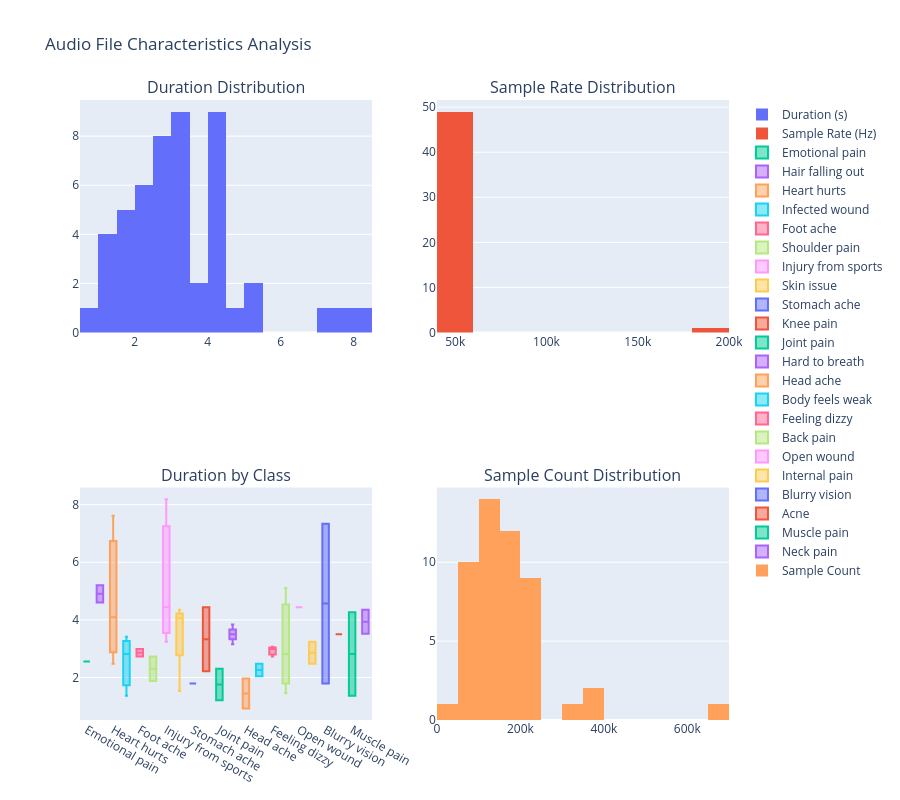

Notebook cell for this chart:
### Markdown cell above
### 2.3 Audio File Analysis

Let's analyze the characteristics of our audio files including duration, sample rate, and basic audio properties.

### Code cell
# Function to extract audio metadata
def get_audio_metadata(filename):
    """Extract basic metadata from audio file"""
    try:
        # Find the correct path for the audio file
        full_path = None
        for subdir in ['test', 'train', 'validate']:
            candidate_path = os.path.join(audio_base_path, subdir, filename)
            if os.path.exists(candidate_path):
                full_path = candidate_path
                break
        
        if full_path is None:
            return None
            
        y, sr = librosa.load(full_path, sr=None)
        duration = librosa.get_duration(y=y, sr=sr)
        return {
            'duration': duration,
            'sample_rate': sr,
            'samples': len(y),
            'channels': 1 if y.ndim == 1 else y.shape[0]
        }
    except Exception as e:
        print(f"Error processing {filename}: {e}")
        return None

# Analyze a sample of audio files (to avoid processing all files)
sample_size = min(50, len(df_clean))  # Analyze first 50 files or all if fewer
audio_metadata = []

print(f"Analyzing audio characteristics for {sample_size} files...")
for i, row in df_clean.head(sample_size).iterrows():
    filename = row['file_name']
    metadata = get_audio_metadata(filename)
    if metadata:
        metadata['file_name'] = filename
        metadata['intent'] = row['prompt']  # Use 'prompt' as the intent
        audio_metadata.append(metadata)
    
    if len(audio_metadata) % 10 == 0:
        print(f"Processed {len(audio_metadata)} files so far")

# Convert to DataFrame for analysis
audio_df = pd.DataFrame(audio_metadata)

if len(audio_df) > 0:
    print("\nAudio characteristics summary:")
    print(audio_df[['duration', 'sample_rate', 'samples']].describe())
    
    # Visualize audio duration distribution
    fig = make_subplots(rows=2, cols=2,
                        subplot_titles=('Duration Distribution', 'Sample Rate Distribution',
                                      'Duration by Class', 'Sample Count Distribution'))
    
    # Duration histogram
    fig.add_trace(go.Histogram(x=audio_df['duration'], nbinsx=20, name='Duration (s)'),
                  row=1, col=1)
    
    # Sample rate histogram
    fig.add_trace(go.Histogram(x=audio_df['sample_rate'], nbinsx=10, name='Sample Rate (Hz)'),
                  row=1, col=2)
    
    # Duration by class boxplot
    for intent in audio_df['intent'].unique():
        intent_data = audio_df[audio_df['intent'] == intent]
        fig.add_trace(go.Box(y=intent_data['duration'], name=intent),
                      row=2, col=1)
    
    # Sample count histogram
    fig.add_trace(go.Histogram(x=audio_df['samples'], nbinsx=20, name='Sample Count'),
                  row=2, col=2)
    
    fig.update_layout(height=800, title_text="Audio File Characteristics Analysis")
    fig.show()
    
    print(f"\nSample rate distribution:")
    print(audio_df['sample_rate'].value_counts())
else:
    print("No audio files could be processed for metadata extraction.")

### Figure 1 — Plotly figure (JSON) as saved in the notebook; plotly's stock layout.template omitted (floating-point values rounded to 4 significant figures)
{"data": [{"name": "Duration (s)", "nbinsx": 20, "type": "histogram", "x": [2.56, 4.608, 4.096, 3.413, 2.816, 2.987, 2.731, 8.192, 4.096, 2.731, 1.792, 2.219, 7.616, 1.207, 2.475, 3.499, 3.499, 0.9288, 3.243, 4.352, 2.475, 2.987, 1.451, 4.437, 2.816, 1.963, 1.536, 2.475, 2.048, 1.792, 5.108, 7.339, 3.499, 3.499, 3.157, 4.267, 4.437, 2.304, 1.365, 4.437, 4.011, 1.877, 2.731, 5.201, 4.352, 1.365, 3.84, 3.065, 3.52, 3.243], "xaxis": "x", "yaxis": "y"}, {"name": "Sample Rate (Hz)", "nbinsx": 10, "type": "histogram", "x": [48000, 48000, 48000, 48000, 48000, 48000, 48000, 48000, 48000, 48000, 48000, 48000, 44100, 44100, 48000, 48000, 48000, 44100, 48000, 48000, 48000, 48000, 48000, 48000, 48000, 48000, 48000, 48000, 48000, 48000, 44100, 48000, 48000, 48000, 48000, 48000, 48000, 48000, 48000, 48000, 48000, 48000, 48000, 44100, 48000, 48000, 48000, 44100, 192000, 48000], "xaxis": "x2", "yaxis": "y2"}, {"name": "Emotional pain", "type": "box", "xaxis": "x3", "y": [2.56], "yaxis": "y3"}, {"name": "Hair falling out", "type": "box", "xaxis": "x3", "y": [4.608, 5.201], "yaxis": "y3"}, {"name": "Heart hurts", "type": "box", "xaxis": "x3", "y": [4.096, 7.616, 2.475], "yaxis": "y3"}, {"name": "Infected wound", "type": "box", "xaxis": "x3", "y": [3.413, 2.816, 1.365], "yaxis": "y3"}, {"name": "Foot ache", "type": "box", "xaxis": "x3", "y": [2.987, 2.731], "yaxis": "y3"}, {"name": "Shoulder pain", "type": "box", "xaxis": "x3", "y": [2.731, 1.877], "yaxis": "y3"}, {"name": "Injury from sports", "type": "box", "xaxis": "x3", "y": [8.192, 3.243, 4.437], "yaxis": "y3"}, {"name": "Skin issue", "type": "box", "xaxis": "x3", "y": [4.096, 4.352, 1.536, 4.011], "yaxis": "y3"}, {"name": "Stomach ache", "type": "box", "xaxis": "x3", "y": [1.792], "yaxis": "y3"}, {"name": "Knee pain", "type": "box", "xaxis": "x3", "y": [2.219, 4.437], "yaxis": "y3"}, {"name": "Joint pain", "type": "box", "xaxis": "x3", "y": [1.207, 2.304], "yaxis": "y3"}, {"name": "Hard to breath", "type": "box", "xaxis": "x3", "y": [3.499, 3.499, 3.157, 3.84], "yaxis": "y3"}, {"name": "Head ache", "type": "box", "xaxis": "x3", "y": [0.9288, 1.963], "yaxis": "y3"}, {"name": "Body feels weak", "type": "box", "xaxis": "x3", "y": [2.475, 2.048], "yaxis": "y3"}, {"name": "Feeling dizzy", "type": "box", "xaxis": "x3", "y": [2.987, 2.731, 3.065], "yaxis": "y3"}, {"name": "Back pain", "type": "box", "xaxis": "x3", "y": [1.451, 2.816, 5.108], "yaxis": "y3"}, {"name": "Open wound", "type": "box", "xaxis": "x3", "y": [4.437], "yaxis": "y3"}, {"name": "Internal pain", "type": "box", "xaxis": "x3", "y": [2.475, 3.243], "yaxis": "y3"}, {"name": "Blurry vision", "type": "box", "xaxis": "x3", "y": [1.792, 7.339], "yaxis": "y3"}, {"name": "Acne", "type": "box", "xaxis": "x3", "y": [3.499, 3.499], "yaxis": "y3"}, {"name": "Muscle pain", "type": "box", "xaxis": "x3", "y": [4.267, 1.365], "yaxis": "y3"}, {"name": "Neck pain", "type": "box", "xaxis": "x3", "y": [4.352, 3.52], "yaxis": "y3"}, {"name": "Sample Count", "nbinsx": 20, "type": "histogram", "x": [122880, 221184, 196608, 163840, 135168, 143360, 131072, 393216, 196608, 131072, 86016, 106496, 335872, 53248, 118784, 167936, 167936, 40960, 155648, 208896, 118784, 143360, 69632, 212992, 135168, 94208, 73728, 118784, 98304, 86016, 225280, 352256, 167936, 167936, 151552, 204800, 212992, 110592, 65536, 212992, 192512, 90112, 131072, 229376, 208896, 65536, 184320, 135168, 675840, 155648], "xaxis": "x4", "yaxis": "y4"}], "layout": {"annotations": [{"font": {"size": 16}, "showarrow": false, "text": "Duration Distribution", "x": 0.225, "xanchor": "center", "xref": "paper", "y": 1, "yanchor": "bottom", "yref": "paper"}, {"font": {"size": 16}, "showarrow": false, "text": "Sample Rate Distribution", "x": 0.775, "xanchor": "center", "xref": "paper", "y": 1, "yanchor": "bottom", "yref": "paper"}, {"font": {"size": 16}, "showarrow": false, "text": "Duration by Class", "x": 0.225, "xanchor": "center", "xref": "paper", "y": 0.375, "yanchor": "bottom", "yref": "paper"}, {"font": {"size": 16}, "showarrow": false, "text": "Sample Count Distribution", "x": 0.775, "xanchor": "center", "xref": "paper", "y": 0.375, "yanchor": "bottom", "yref": "paper"}], "height": 800, "title": {"text": "Audio File Characteristics Analysis"}, "xaxis": {"anchor": "y", "domain": [0, 0.45]}, "xaxis2": {"anchor": "y2", "domain": [0.55, 1]}, "xaxis3": {"anchor": "y3", "domain": [0, 0.45]}, "xaxis4": {"anchor": "y4", "domain": [0.55, 1]}, "yaxis": {"anchor": "x", "domain": [0.625, 1]}, "yaxis2": {"anchor": "x2", "domain": [0.625, 1]}, "yaxis3": {"anchor": "x3", "domain": [0, 0.375]}, "yaxis4": {"anchor": "x4", "domain": [0, 0.375]}}}
